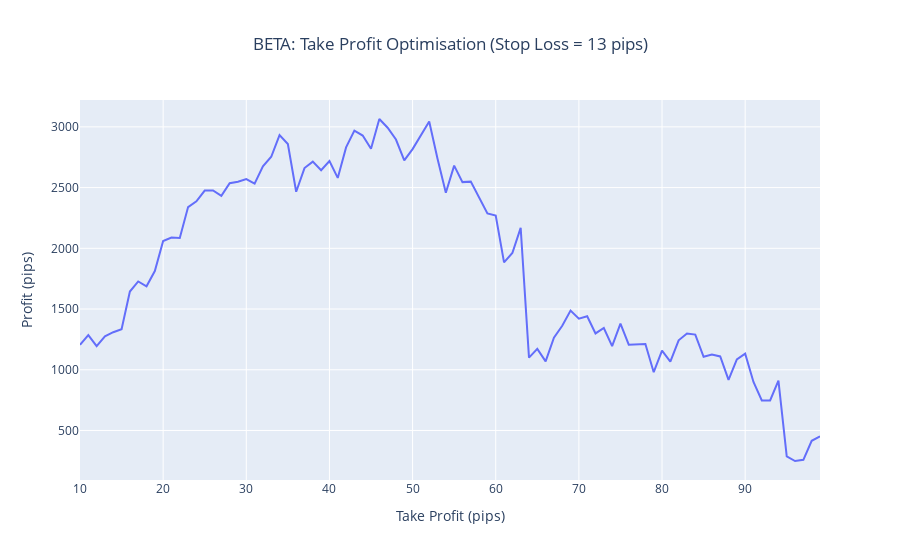

Notebook source saved alongside this figure:
### Code cell
# Take Profit analysis
signals = load_beta_trades(signal_file)

stop_loss = 13
take_profits = range(10, 100, 1)
profits = []

for take_profit in take_profits:
    total_profit = 0.0
    wins = 0
    losses = 0
    for signal in signals:
        #signal.set_stop_loss_pips(stop_loss)
        signal.set_take_profit_pips(take_profit)
        df = load_ticker(signal.ticker, 60)
        if df is None:
            continue
        profit = analyse_signal(df, signal) * pip_factor(signal.ticker)
        if profit > 0:
            wins += 1
        else:
            losses += 1
        total_profit += profit
        #print(signal, profit)
    profits.append(total_profit)
    print(take_profit, total_profit, wins, losses)
    
fig = go.Figure(data=go.Scatter(x=list(take_profits), y=profits))
fig.update_layout(
    title=f"BETA: Take Profit Optimisation (Stop Loss = {stop_loss} pips)",
    title_x=0.5,
    xaxis_title="Take Profit (pips)",
    yaxis_title="Profit (pips)"
)
fig.show()

### Figure 1 — Plotly figure (JSON) as saved in the notebook; plotly's stock layout.template omitted (floating-point values rounded to 4 significant figures)
{"data": [{"type": "scatter", "x": [10, 11, 12, 13, 14, 15, 16, 17, 18, 19, 20, 21, 22, 23, 24, 25, 26, 27, 28, 29, 30, 31, 32, 33, 34, 35, 36, 37, 38, 39, 40, 41, 42, 43, 44, 45, 46, 47, 48, 49, 50, 51, 52, 53, 54, 55, 56, 57, 58, 59, 60, 61, 62, 63, 64, 65, 66, 67, 68, 69, 70, 71, 72, 73, 74, 75, 76, 77, 78, 79, 80, 81, 82, 83, 84, 85, 86, 87, 88, 89, 90, 91, 92, 93, 94, 95, 96, 97, 98, 99], "y": [1206.0, 1285.0, 1195.0, 1276.0, 1309.0, 1333.0, 1644.0, 1727.0, 1688.0, 1813.0, 2059.0, 2088.0, 2085.0, 2339.0, 2387.0, 2475.0, 2477.0, 2432.0, 2536.0, 2548.0, 2570.0, 2533.0, 2676.0, 2754.0, 2932.0, 2859.0, 2466.0, 2661.0, 2714.0, 2643.0, 2719.0, 2580.0, 2831.0, 2969.0, 2929.0, 2820.0, 3065.0, 2993.0, 2896.0, 2725.0, 2817.0, 2933.0, 3044.0, 2737.0, 2457.0, 2681.0, 2545.0, 2549.0, 2422.0, 2287.0, 2271.0, 1885.0, 1962.0, 2169.0, 1100.0, 1172.0, 1069.0, 1264.0, 1362.0, 1487.0, 1420.0, 1440.0, 1299.0, 1344.0, 1195.0, 1380.0, 1207.0, 1213.0, 1213.0, 979.7, 1158.0, 1067.0, 1243.0, 1299.0, 1290.0, 1107.0, 1126.0, 1110.0, 916.7, 1085.0, 1133.0, 899.7, 747.7, 747.7, 909.7, 286.7, 248.7, 258.7, 414.7, 451.7]}], "layout": {"title": {"text": "BETA: Take Profit Optimisation (Stop Loss = 13 pips)", "x": 0.5}, "xaxis": {"title": {"text": "Take Profit (pips)"}}, "yaxis": {"title": {"text": "Profit (pips)"}}}}
